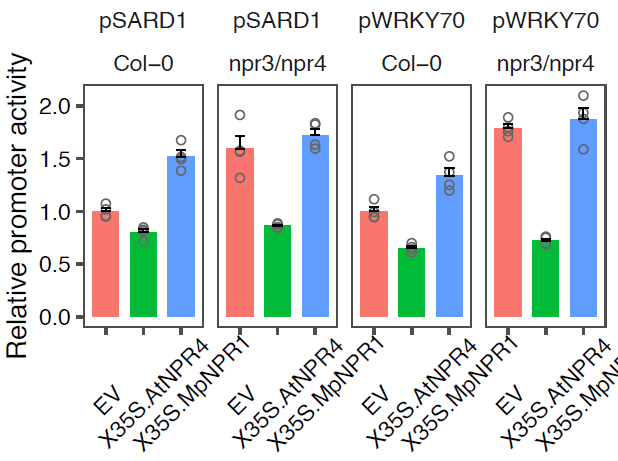

R code for this plot:
library(Rmisc)
library(tidyverse)
library(ggthemes)
library(reshape2)
library(ggsci)
library(ggpubr)
##############################################################################################

rm(list=ls())
df <- read.table("Plot_barplot_scatter.txt", header = T, sep = "\t")

df.mod <- melt(df, id.vars = c('Type', 'Gene', "Rep"), variable.name = 'Treat', value.name = 'Value')

df.se <- summarySE(df.mod,  measurevar="Value", groupvars=c("Type", "Gene", "Treat"))
write.table(df.se, file = "Figure 2e.data.se.txt", sep="\t", quote=F, row.names=F, col.names=T)
df.se <- read.table(pipe("pbpaste"), header = T, sep = "\t")

ggplot(df.se, aes(x=Treat, y=Value, fill=Treat)) +
  facet_grid( .~ Gene+Type, scales = "free_x",space="free_x")+
  geom_bar(aes(x=Treat, y=Value, fill=Treat), stat="identity", position="dodge", width=.7, size=.25) +
  geom_point(data=df.mod, aes(Treat, Value), position=position_dodge(0.9), color = "#666666", shape = 1, alpha=1, size = 1.5)+
  geom_errorbar(data=df.se,aes(x=Treat, ymin=Value, ymax=Value+se), position=position_dodge(0.9), width=.25, size=0.4) +
  theme_few()+
  ylab("Relative promoter activity") +
  xlab(NULL)+
  theme(strip.background = element_rect(fill = "transparent"),
        axis.text.x = element_text(angle = 45, hjust = 0.4, color = "black", vjust = 0.5),
        axis.text.y = element_text(color = "black"),
        legend.position="none")
ggsave(file = "Plot_barplot_scatter.pdf", height = 3, width =3.8, dpi = 300, device = "pdf")

